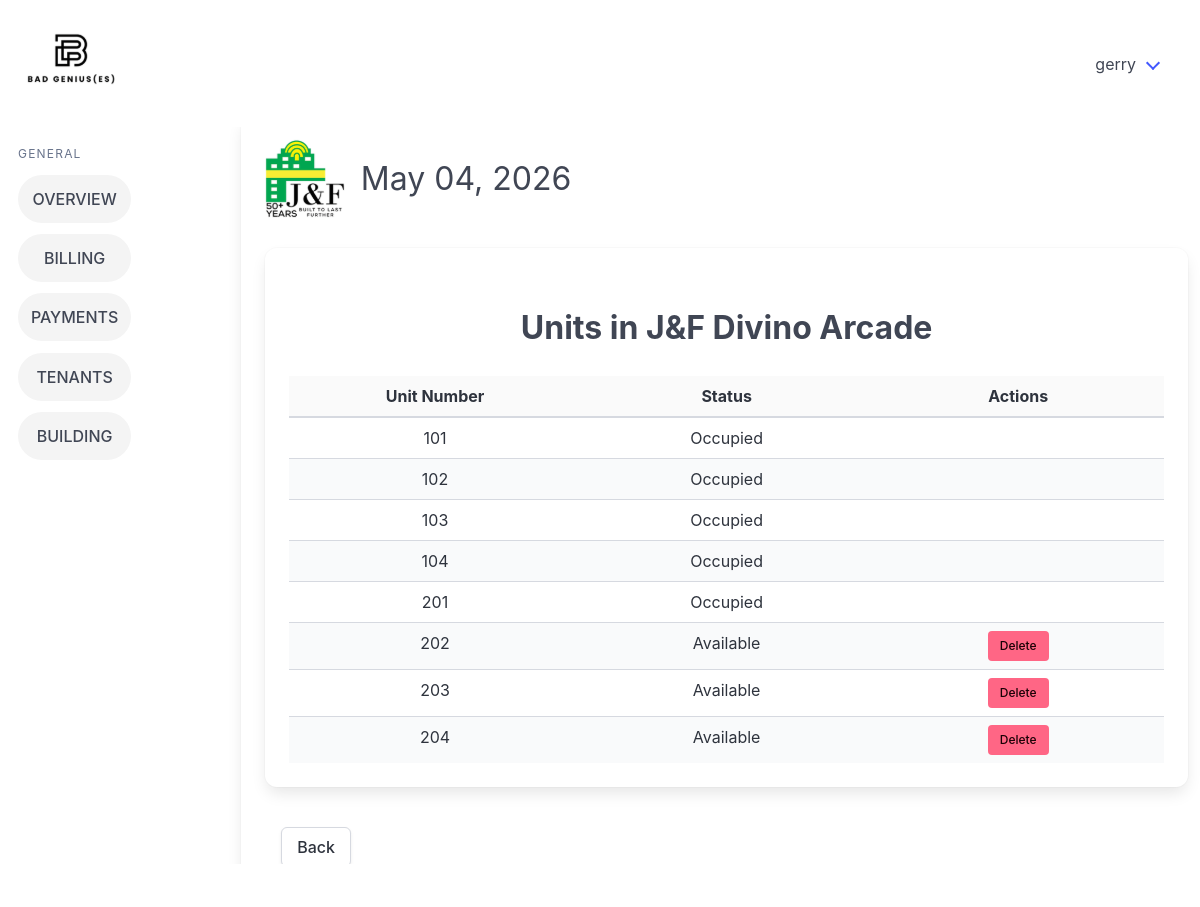
/view_units/1/ (signed in), run on the app's committed database.
### billingApp/models.py (models this page shows, shortened)
class Building(models.Model):
    buildingName = models.CharField(max_length=26, unique=True)
    signageCapacity = models.IntegerField(default=0)
    parkingCapacity = models.IntegerField(default=0)
    buildingAddress = models.CharField(max_length=50)
    modified_by = models.ForeignKey("Account", on_delete=models.SET_NULL, null=True, blank=True, related_name="+")
    modified_at = models.DateTimeField(auto_now=True, null=True, blank=True)
    objects = models.Manager

class Units(models.Model):
    building = models.ForeignKey(Building, on_delete=models.CASCADE)
    unitID = models.IntegerField()
    modified_by = models.ForeignKey("Account", on_delete=models.SET_NULL, null=True, blank=True, related_name="+")
    modified_at = models.DateTimeField(auto_now=True, null=True, blank=True)
    class Meta:
        unique_together = ('building', 'unitID')

### billingApp/views.py (the view)
# urls.py: path('view_units/<int:pk>/', views.view_units, name='view_units'),
@login_required
def view_units(request, pk):
    building = get_object_or_404(Building, pk=pk)
    active_leases = Lease.objects.filter(unitID=OuterRef("pk"), pastLease=False)
    units = (
        Units.objects.filter(building=building)
        .annotate(is_occupied=Exists(active_leases))
        .order_by("unitID")
    )
    date_today = get_date_today()
    return render(request, "billingApp/view_units.html", {"building": building, "units": units, "date_today": date_today})

### billingApp/views.py (called while the page is built)
def get_date_today():
    from datetime import datetime
    return datetime.now().strftime("%B %d, %Y")

### billingApp/templates/billingApp/view_units.html (shortened to what this page needs)
{% extends 'billingApp/base.html' %} {% load static %} {% block content %}
</div>
<div class="card card3">
    <div class="card-content has-text-centered">
        <h1 class="is-size-3 has-text-weight-bold p-5 mt-2">
            Units in {{ building.buildingName }}
        </h1>
        <div style="max-height: 400px; overflow-y: auto;">
            <table class="table is-fullwidth is-striped is-hoverable has-text-centered" style="table-layout: fixed;">
                <thead style="position: sticky; top: 0; background-color: white;">
                    <tr>
                        <th style="width:50%" class="has-text-centered">Unit Number</th>
                        <th style="width:50%" class="has-text-centered">Status</th>
                        <th style="width:50%" class="has-text-centered">Actions</th>
                    </tr>
                </thead>
                <tbody>
                    {% for unit in units %}
                    <tr>
                        <td>{{ unit.unitID }}</td>
                        <td>
                            {% if unit.is_occupied %}
                                Occupied
                            {% else %}
                                Available
                            {% endif %}
                        </td>
                        <td>
                            {% if not unit.is_occupied %}
                                <form method="POST" action="{% url 'delete_unit' pk=unit.pk %}">
                                    <button type="submit" class="button is-small is-danger">Delete</button>
                                </form>
                            {% endif %}
                        </td>
                    </tr>
                    {% empty %}
                    <tr>
                        <td colspan="3">No units found for this building.</td>
                    </tr>
                    {% endfor %}
                </tbody>
            </table>
        </div>
    </div>
</div>
<div class="columns is-justify-content-center p-4">
        <div class="column is-12">
            <a class="button" href="{% url 'building_details' pk=building.pk %}">Back</a>
        </div>
    </div>
{% endblock %}

### billingApp/templates/billingApp/base.html (shortened to what this page needs)
{% load static %}
<!doctype html>
<html lang="en">
  <head>
    <link rel="stylesheet" href="{% static 'billingApp/css/style.css' %}" />
    <link rel="stylesheet" href="https://cdn.jsdelivr.net/npm/bulma@1.0.4/css/bulma.min.css" />
  </head>
  <body>
    <nav class="navbar p-5" role="navigation" aria-label="main navigation">
      <div class="navbar-brand">
        <a class="" href="{% url 'home_page' %}">
        </a>
      </div>
      <div id="navbarBasicExample" class="navbar-menu">
        <div class="navbar-end">
          <div class="navbar-item has-dropdown is-hoverable">
            <a class="navbar-link">{{ user.username }}</a>
          </div>
        </div>
      </div>
    </nav>
    <div class="columns">
      <aside class="menu">
        <p class="menu-label">General</p>
        <ul class="menu-list">
          <li><a href="{% url 'home_page' %}" class="sidebarItems button is-light is-rounded is-fullwidth">OVERVIEW</a></li>
          <li><a href="{% url 'billing_records_main' %}" class="sidebarItems button is-light is-rounded is-fullwidth">BILLING</a></li>
          <li><a href="{% url 'payments_main' %}" class="sidebarItems button is-light is-rounded is-fullwidth">PAYMENTS</a></li>
          <li><a href="{% url 'tenants_main' %}" class="sidebarItems button is-light is-rounded is-fullwidth">TENANTS</a></li>
          <li><a href="{% url 'buildings_main' %}" class="sidebarItems button is-light is-rounded is-fullwidth">BUILDING</a></li>
        </ul>
      </aside>
      {% block logo %}
      <div class="card card1">
        <div class="card-content">
          <div class="columns is-4">
            <div class="column is-1">
            </div>
            <div class="column">
              <h1 class="is-size-3 pt-4 pl-4">{{ date_today }}</h1>
            </div>
    {% endblock %} {% block content %} {% endblock %}
  </body>
</html>

### billingApp/static/billingApp/css/style.css (style rules this page uses)
.menu { position: sticky; display: inline-block; vertical-align: top; max-height: 100vh; overflow-y: auto; width: 200px; top: 0; bottom: 0; padding: 30px; }
.menu .menu-list li { margin-bottom: 0.7rem; }
.menu .menu-list li a { padding: 0.75rem 0.9rem; }
.card1 { margin-left: 80px !important; width: 1200px !important; }
.card3 { min-height: 500px !important; }
thead { background-color: #fafafa !important; }
.sidebarItems { background-color: #f4f4f4 !important; }

### data on the page
Building: buildingName "J&F Divino Arcade"
Units: unitID "101", shows "Occupied"
Units: unitID "102", shows "Occupied"
Units: unitID "103", shows "Occupied"
Units: unitID "104", shows "Occupied"
Units: unitID "201", shows "Occupied"
Units: unitID "202", shows "Available", shows "Delete"
Units: unitID "203", shows "Available", shows "Delete"
Units: unitID "204", shows "Available", shows "Delete"

### other printed values
{{ user.username }} "gerry"
{{ date_today }} "May 04, 2026"
